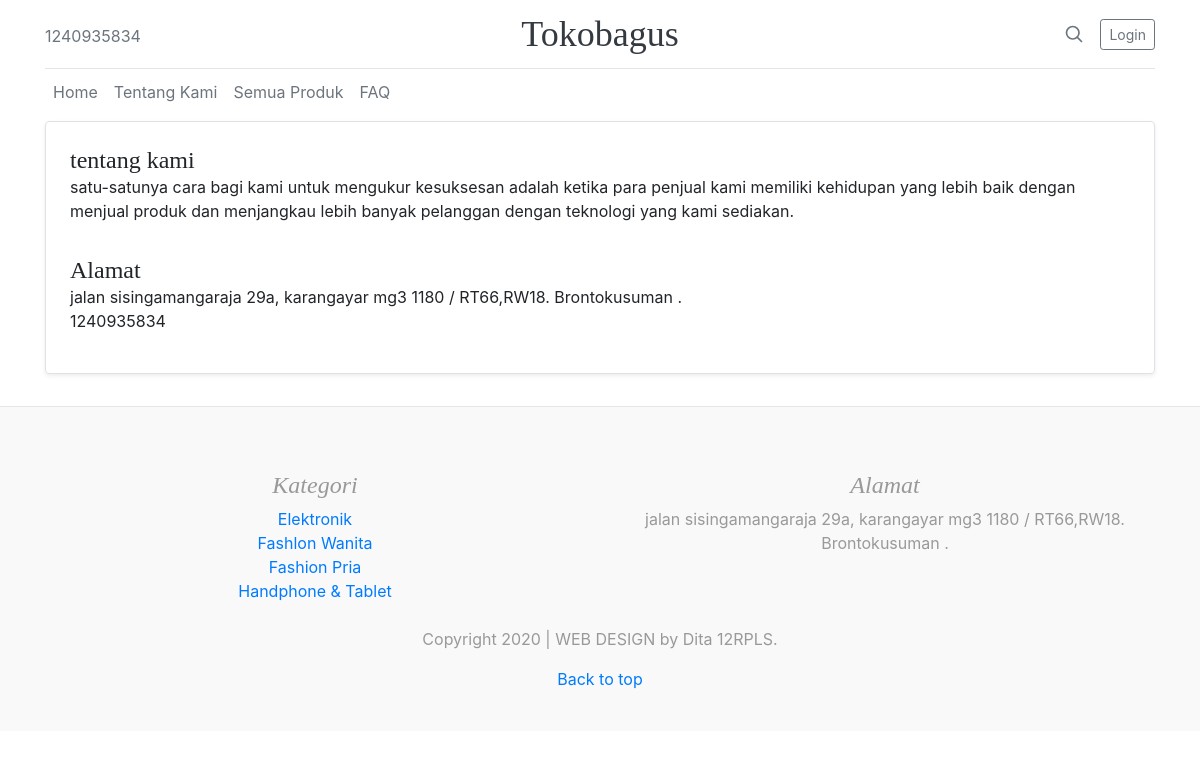
The app's page /index.php/about with its own data.
### tables this page shows
CREATE TABLE `about` (
  `id_about` int(11) NOT NULL,
  `judul` varchar(100) NOT NULL,
  `deskripsi` text NOT NULL,
  `alamat` varchar(150) NOT NULL,
  `telepon` varchar(20) NOT NULL,
  `emall` varchar(50) NOT NULL
);

CREATE TABLE `kategori` (
  `id_kategori` int(11) NOT NULL,
  `nama_kategori` varchar(50) NOT NULL
);

### application/controllers/About.php (called while the page is built, shortened)
<?php
class About extends CI_Controller {
	function __construct(){
	    $this->load->model('toko_model');
	}
	public function index()
	{
		$data['kategori'] = $this->toko_model->get_list_kategori();
		$data['about'] = $this->toko_model->get_detail_about();
    	$this->load->view('about', $data);
	}
}

### index.php (called while the page is built, shortened)
<?php
require_once BASEPATH.'core/CodeIgniter.php';

### application/models/Toko_model.php (called while the page is built, shortened)
<?php
class Toko_model extends CI_Model{
	function get_list_kategori(){
		$sql = "SELECT * FROM kategori";
		$query = $this->db->query($sql);
        return $query->result();
	}
	function get_detail_about(){
		$sql = "SELECT * FROM about WHERE id_about = '1'";
		$query = $this->db->query($sql);
	    return $query->row();
	}
}

### application/views/about.php (the view, shortened to what this page needs)
<!DOCTYPE html>
<html lang="en">
<head>
	<link rel="stylesheet" type="text/css" href="<?= base_url('resources/css/bootstrap.min.css'); ?>" />
	<link rel="stylesheet" type="text/css" href="<?= base_url('resources/css/blog.css'); ?>" />
</head>
<body>
	<div class="container">
	    <?php include('header.php'); ?>
	    <div class="nav-scroller py-1 mb-2">
	      <nav class="nav d-flex">
	        <a class="p-2 text-muted" href="<?= base_url('home'); ?>">Home</a>
	        <a class="p-2 text-muted" href="<?= base_url('about'); ?>">Tentang Kami</a>
	        <a class="p-2 text-muted" href="<?= base_url('produk'); ?>">Semua Produk</a>
	        <a class="p-2 text-muted" href="<?= base_url('faq'); ?>">FAQ</a>
	      </nav>
	    </div>
	    <div class="row mb-2">
		    <div class="col-md-12">
		        <div class="row no-gutters border rounded overflow-hidden flex-md-row mb-4 shadow-sm position-relative">
		          <div class="col p-4 d-flex flex-column position-static">
		            <h4 class="mb-0"><?= $about->judul; ?></h4>
		            <p class="mb-auto"><?= $about->deskripsi; ?></p>
		            <h4 class="mb-0">Alamat</h4>
			        <p>
			        	<?= $about->alamat; ?>
			        	<br>
			        	<?= $about->telepon; ?>
			        </p>
		          </div>
		        </div>
		    </div>
	    </div>
	</div>
	<?php include('footer.php'); ?>
</body>
</html>

### application/views/header.php
<header class="blog-header py-3">
  <div class="row flex-nowrap justify-content-between align-items-center">
    <div class="col-4 pt-1">
      <a class="text-muted" href="#"><?= $about->telepon; ?></a>
    </div>
    <div class="col-4 text-center">
      <a class="blog-header-logo text-dark" href="#">Tokobagus</a>
    </div>
    <div class="col-4 d-flex justify-content-end align-items-center">
      <a class="text-muted" href="#" aria-label="Search">
        <svg xmlns="http://www.w3.org/2000/svg" width="20" height="20" fill="none" stroke="currentColor" stroke-linecap="round" stroke-linejoin="round" stroke-width="2" class="mx-3" role="img" viewBox="0 0 24 24" focusable="false"><title>Search</title><circle cx="10.5" cy="10.5" r="7.5"/><path d="M21 21l-5.2-5.2"/></svg>
      </a>
      <a class="btn btn-sm btn-outline-secondary" href="#">Login</a>
    </div>
  </div>
</header>

### application/views/footer.php
<footer class="blog-footer">
	<div class="container">
		<div class="row">
			<div class="col-md-6">
		        <div class="p-4">
		          <h4 class="font-italic">Kategori</h4>
		          <ol class="list-unstyled mb-0">
		          	<?php foreach ($kategori as $key => $value) { ?>
		            <li><a href="#"><?= $value->nama_kategori; ?></a></li>
		        	<?php } ?>
		          </ol>
		        </div>
			</div>
			<div class="col-md-6">
				<div class="p-4">
		          <h4 class="font-italic">Alamat</h4>
		          <p><?= $about->alamat; ?></p>
		        </div>
			</div>
		</div>
	</div>
    <p>Copyright 2020 | WEB DESIGN by Dita 12RPLS</a>.</p>
    <p>
      <a href="#">Back to top</a>
    </p>
</footer>

### resources/css/blog.css (style rules this page uses)
.blog-header { line-height: 1; border-bottom: 1px solid #e5e5e5; }
.blog-header-logo { font-family: "Playfair Display", Georgia, "Times New Roman", serif; font-size: 2.25rem; }
h1, h2, h3, h4, h5, h6 { font-family: "Playfair Display", Georgia, "Times New Roman", serif; }
.nav-scroller { position: relative; z-index: 2; height: 2.75rem; overflow-y: hidden; }
.nav-scroller .nav { display: -ms-flexbox; display: flex; -ms-flex-wrap: nowrap; flex-wrap: nowrap; padding-bottom: 1rem; margin-top: -1px; overflow-x: auto; text-align: center; white-space: nowrap; -webkit-overflow-scrolling: touch; }
.blog-footer { padding: 2.5rem 0; color: #999; text-align: center; background-color: #f9f9f9; border-top: .05rem solid #e5e5e5; }
.blog-footer p:last-child { margin-bottom: 0; }

### records on screen
about: telepon "1240935834", judul "tentang kami", deskripsi "satu-satunya cara bagi kami untuk mengukur kesuksesan adalah ketika para penjual kami memiliki kehidupan yang lebih baik dengan menjual produk dan menjangkau lebih banyak pelanggan dengan teknologi yang kami sediakan.", alamat "jalan sisingamangaraja 29a, karangayar mg3 1180 / RT66,RW18. Brontokusuman ."
kategori: nama_kategori "Elektronik"
kategori: nama_kategori "Fashlon Wanita"
kategori: nama_kategori "Fashion Pria"
kategori: nama_kategori "Handphone & Tablet"
